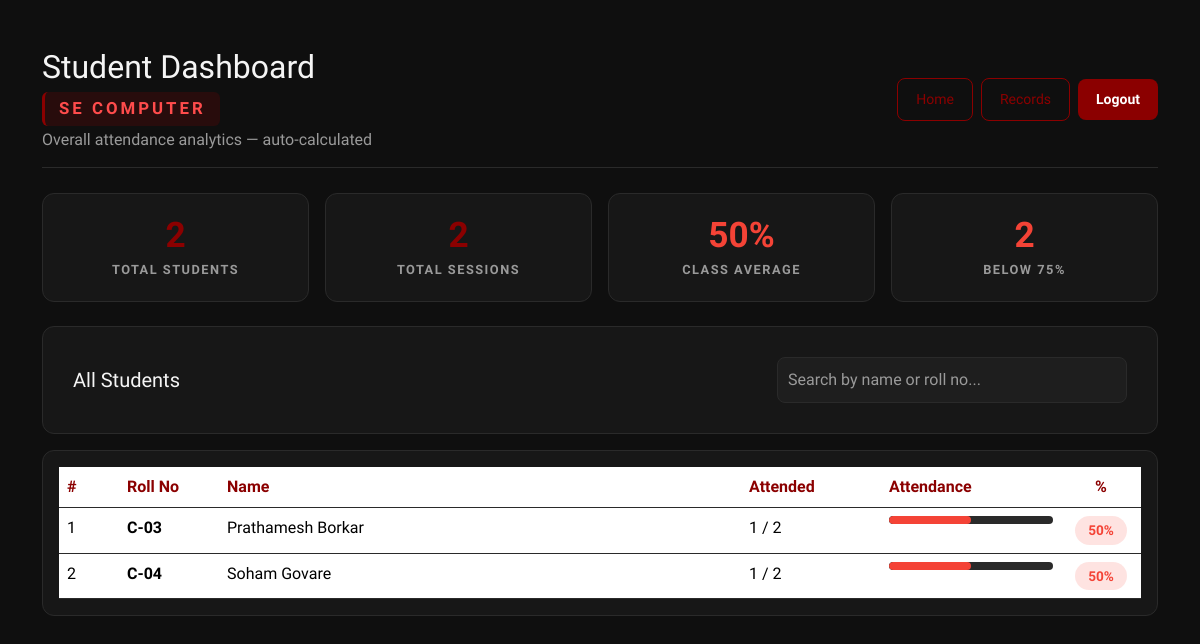
The page /dashboard (signed in) on the database as committed earlier.
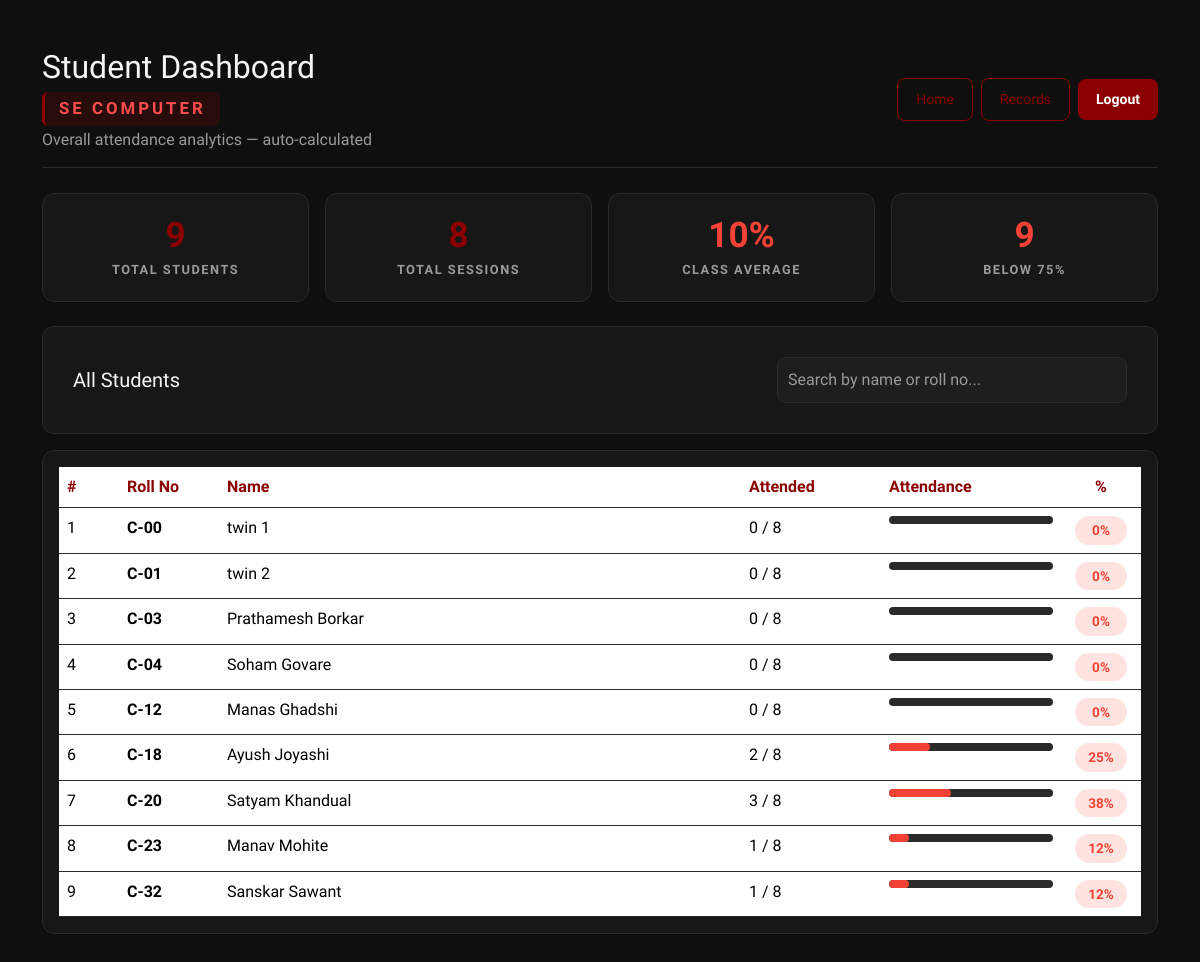
The same page on the database as committed later.
### tables this page shows
CREATE TABLE registered_faces (
            id INTEGER PRIMARY KEY AUTOINCREMENT,
            name TEXT,
            roll_no TEXT UNIQUE
        );

### app.py (the view)
@app.route("/dashboard")
@login_required
def dashboard():
    conn = sqlite3.connect(DB_FILE, timeout=10)
    cur = conn.cursor()
    cur.execute("SELECT name, roll_no FROM registered_faces ORDER BY roll_no ASC")
    students = cur.fetchall()
    cur.execute("""
        SELECT lecture_name, COUNT(*) as total
        FROM sessions
        GROUP BY lecture_name
    """)
    sessions_per_subject = {row[0]: row[1] for row in cur.fetchall()}
    cur.execute("SELECT COUNT(*) FROM sessions")
    total_sessions = cur.fetchone()[0]
    subject_list = sorted(sessions_per_subject.keys())
    student_data = []
    for student_name, roll_no in students:
        full_name = f"{student_name} ({roll_no})"
        cur.execute("""
            SELECT lecture_name, COUNT(*) as attended
            FROM attendance
            WHERE name = ?
            GROUP BY lecture_name
        """, (full_name,))
        attended_map = {row[0]: row[1] for row in cur.fetchall()}
        subject_breakdown = []
        total_attended = 0
        total_possible = 0
        for subj in subject_list:
            conducted = sessions_per_subject.get(subj, 0)
            attended = attended_map.get(subj, 0)
            total_attended += attended
            total_possible += conducted
            pct = round((attended / conducted) * 100) if conducted > 0 else 0
            subject_breakdown.append({
                'subject': subj,
                'attended': attended,
                'conducted': conducted,
                'percentage': pct,
            })
        overall_pct = round((total_attended / total_possible) * 100) if total_possible > 0 else 0
        student_data.append({
            'name': student_name,
            'roll_no': roll_no,
            'total_attended': total_attended,
            'total_possible': total_possible,
            'overall_pct': overall_pct,
            'subjects': subject_breakdown,
        })
    avg_pct = round(sum(s['overall_pct'] for s in student_data) / len(student_data)) if student_data else 0
    low_attendance = sum(1 for s in student_data if s['overall_pct'] < 75)
    conn.close()
    return render_template(
        "dashboard.html",
        student_data=student_data,
        subject_list=subject_list,
        total_sessions=total_sessions,
        total_students=len(students),
        avg_pct=avg_pct,
        low_attendance=low_attendance,
    )

### app.py (called while the page is built)
@login_manager.user_loader
def load_user(user_id):
    conn = sqlite3.connect(DB_FILE, timeout=10)
    cur = conn.cursor()
    cur.execute("SELECT id, email, name FROM users WHERE id=?", (user_id,))
    user = cur.fetchone()
    conn.close()
    if user:
        return User(user[0], user[1], user[2])
    return None

### templates/dashboard.html (shortened to what this page needs)
<!DOCTYPE html>
<html>
<head>
  <link href="https://cdn.jsdelivr.net/npm/bootstrap@5.3.3/dist/css/bootstrap.min.css" rel="stylesheet"/>
  <link rel="stylesheet" href="{{ url_for('static', filename='style.css') }}">
</head>
<body>
<div class="container py-5">
  <div class="top-bar d-flex justify-content-between align-items-center flex-wrap">
    <div>
      <h2 class="mb-0">Student Dashboard</h2>
      <div style="font-size: 1.05rem; font-weight: 700; color: #ff4c4c; letter-spacing: 3px; margin-top: 6px; background: rgba(139,0,0,0.2); display: inline-block; padding: 4px 14px; border-radius: 6px; border-left: 3px solid var(--accent, #8B0000);">SE COMPUTER</div>
      <div class="text-muted" style="margin-top: 2px;">Overall attendance analytics — auto-calculated</div>
    </div>
    <div class="d-flex gap-2 align-items-center mt-3 mt-md-0">
      <a href="/" class="btn btn-outline-crimson btn-sm">Home</a>
      <a href="/attendance" class="btn btn-outline-crimson btn-sm">Records</a>
      <a href="/logout" class="btn btn-crimson btn-sm">Logout</a>
    </div>
  </div>
  <div class="stat-grid">
    <div class="stat-card">
      <div class="stat-value stat-accent">{{ total_students }}</div>
      <div class="stat-label">Total Students</div>
    </div>
    <div class="stat-card">
      <div class="stat-value stat-accent">{{ total_sessions }}</div>
      <div class="stat-label">Total Sessions</div>
    </div>
    <div class="stat-card">
      <div class="stat-value {% if avg_pct >= 75 %}stat-green{% elif avg_pct >= 60 %}stat-amber{% else %}stat-red{% endif %}">{{ avg_pct }}%</div>
      <div class="stat-label">Class Average</div>
    </div>
    <div class="stat-card">
      <div class="stat-value stat-red">{{ low_attendance }}</div>
      <div class="stat-label">Below 75%</div>
    </div>
  </div>
  <div class="custom-card mt-4">
    <div class="d-flex justify-content-between align-items-center flex-wrap gap-2">
      <h5 class="mb-0">All Students</h5>
      <input type="text" class="dash-search" id="studentSearch" placeholder="Search by name or roll no..." oninput="filterStudents()">
    </div>
  </div>
  {% if student_data %}
  <div class="custom-card mt-3" style="padding: 16px;">
    <table class="table mb-0" id="studentTable">
      <thead>
        <tr>
          <th style="width: 60px;">#</th>
          <th style="width: 100px;">Roll No</th>
          <th>Name</th>
          <th style="width: 140px;">Attended</th>
          <th style="width: 180px;">Attendance</th>
          <th style="width: 80px; text-align: center;">%</th>
        </tr>
      </thead>
      <tbody>
        {% for s in student_data %}
        <tr class="student-row" data-name="{{ s.name|lower }}" data-roll="{{ s.roll_no|lower }}" onclick="toggleDetail('detail-{{ loop.index }}')">
          <td>{{ loop.index }}</td>
          <td><strong>{{ s.roll_no }}</strong></td>
          <td>{{ s.name }}</td>
          <td>{{ s.total_attended }} / {{ s.total_possible }}</td>
          <td>
            <div class="pct-bar-bg">
              <div class="pct-bar-fill {% if s.overall_pct >= 75 %}pct-green{% elif s.overall_pct >= 60 %}pct-amber{% else %}pct-red{% endif %}"
                   style="width: {{ s.overall_pct }}%"></div>
            </div>
          </td>
          <td style="text-align: center;">
            <span class="pct-badge {% if s.overall_pct >= 75 %}pct-badge-green{% elif s.overall_pct >= 60 %}pct-badge-amber{% else %}pct-badge-red{% endif %}">
              {{ s.overall_pct }}%
            </span>
          </td>
        </tr>
        {% endfor %}
      </tbody>
    </table>
  </div>
  {% else %}
  <div class="custom-card mt-4">
    <p class="text-muted mb-0">No registered students or sessions found. Start a session and mark attendance to see analytics here.</p>
  </div>
  {% endif %}
</div>
</body>
</html>

### static/style.css (style rules this page uses)
:root { --bg-main: #0f0f0f; --bg-card: #171717; --border-color: #2a2a2a; --accent: #8B0000; --accent-hover: #b30000; --text-main: #f5f5f5; --text-muted: #9a9a9a; }
body { background-color: var(--bg-main) !important; color: var(--text-main) !important; font-family: "Sora",sans-serif; margin: 0; }
.container { background-color: transparent !important; }
.top-bar { border-bottom: 1px solid var(--border-color); padding-bottom: 15px; margin-bottom: 25px; }
.top-bar > div:last-child { margin-left: auto; flex-shrink: 0; }
.custom-card, .container-box { background-color: var(--bg-card); border: 1px solid var(--border-color); border-radius: 12px; padding: 30px; }
input, select { background-color: #1e1e1e !important; border: 1px solid var(--border-color) !important; color: white !important; padding: 10px; border-radius: 8px; width: 100%; margin-bottom: 15px; }
input::placeholder, select::placeholder { color: var(--text-muted) !important; opacity: 1; }
.btn-crimson { background-color: var(--accent) !important; border: none !important; color: white !important; padding: 10px 18px; border-radius: 8px; font-weight: 600; cursor: pointer; }
.btn-outline-crimson { border: 1px solid var(--accent) !important; color: var(--accent) !important; background: transparent !important; padding: 10px 18px; border-radius: 8px; }
table { background-color: var(--bg-card) !important; color: white !important; }
th { color: var(--accent) !important; }
tr { border-color: var(--border-color) !important; }
.text-muted { color: var(--text-muted) !important; }
a { color: var(--accent); text-decoration: none; }

### templates/dashboard.html (style rules this page uses)
.stat-grid { display: grid; grid-template-columns: repeat(auto-fit, minmax(200px, 1fr)); gap: 16px; margin-top: 20px; }
.stat-card { background: var(--bg-card, #171717); border: 1px solid var(--border-color, #2a2a2a); border-radius: 12px; padding: 22px; text-align: center; }
.stat-value { font-size: 2.2rem; font-weight: 800; line-height: 1.1; }
.stat-label { font-size: 0.8rem; color: var(--text-muted, #9a9a9a); text-transform: uppercase; letter-spacing: 1.5px; margin-top: 6px; font-weight: 600; }
.stat-accent { color: var(--accent, #8B0000); }
.stat-red { color: #f44336; }
.student-row { cursor: pointer; transition: background 0.2s; }
.pct-bar-bg { width: 100%; height: 8px; background: #2a2a2a; border-radius: 4px; overflow: hidden; }
.pct-bar-fill { height: 100%; border-radius: 4px; transition: width 0.6s ease; }
.pct-red { background: #f44336; }
.pct-badge { font-size: 0.85rem; font-weight: 700; padding: 4px 12px; border-radius: 20px; display: inline-block; min-width: 52px; text-align: center; }
.pct-badge-red { background: rgba(244,67,54,0.15); color: #f44336; }
.dash-search { margin-bottom: 0 !important; max-width: 350px; }

Rows that differ between the two databases and show on the page:
added registered_faces: roll_no "C-00", name "twin 1", total_attended "0", total_possible "8", overall_pct "0"
added registered_faces: roll_no "C-01", name "twin 2", total_attended "0", total_possible "8", overall_pct "0"
computed for registered_faces "Prathamesh Borkar": total_attended "1" → "0"; total_possible "2" → "8"; overall_pct "50" → "0"
computed for registered_faces "Soham Govare": total_attended "1" → "0"; total_possible "2" → "8"; overall_pct "50" → "0"
added registered_faces: roll_no "C-12", name "Manas Ghadshi", total_attended "0", total_possible "8", overall_pct "0"
added registered_faces: roll_no "C-18", name "Ayush Joyashi", total_attended "2", total_possible "8", overall_pct "25"
added registered_faces: roll_no "C-20", name "Satyam Khandual", total_attended "3", total_possible "8", overall_pct "38"
added registered_faces: roll_no "C-23", name "Manav Mohite", total_attended "1", total_possible "8", overall_pct "12"
added registered_faces: roll_no "C-32", name "Sanskar Sawant", total_attended "1", total_possible "8", overall_pct "12"
Other text that changed with them:
{{ total_students }}: "2" → "9"
{{ total_sessions }}: "2" → "8"
{{ avg_pct }}: "50" → "10"
{{ low_attendance }}: "2" → "9"
